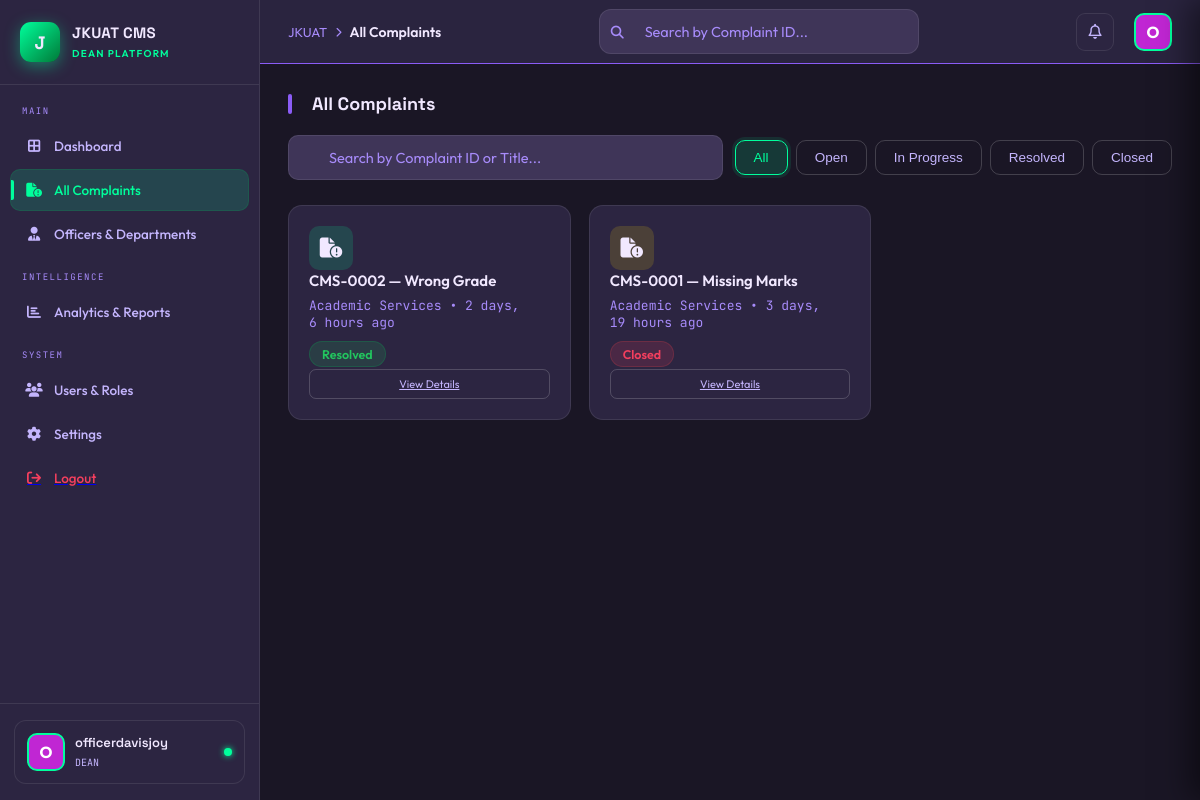
Screenshot of /accounts/dean/complaints/ (signed in) with the database file from the repository.
### accounts/models.py (models this page shows, shortened)
class Complaint(models.Model):
    STATUS_CHOICES = [
        ('open', 'Open'),
        ('in_progress', 'In Progress'),
        ('resolved', 'Resolved'),
        ('closed', 'Closed'),
        ('escalated', 'Escalated'),
    ]
    PRIORITY_CHOICES = [
        ('low', 'Low'),
        ('medium', 'Medium'),
        ('high', 'High'),
        ('urgent', 'Urgent'),
    ]
    CATEGORY_CHOICES = [
        ('academic', 'Academic Services'),
        ('ict', 'ICT & Infrastructure'),
        ('hostel', 'Hostel & Accommodation'),
        ('finance', 'Finance & Fees'),
        ('library', 'Library Services'),
        ('health', 'Health & Wellness'),
        ('other', 'Other'),
    ]
    complaint_id = models.CharField(max_length=20, unique=True, editable=False)
    complainant = models.ForeignKey(
        User,
        on_delete=models.CASCADE,
        related_name='complaints_made'
    )
    title = models.CharField(max_length=255)
    description = models.TextField()
    category = models.CharField(max_length=50, choices=CATEGORY_CHOICES, default='other')
    department = models.ForeignKey(
        Department,
        on_delete=models.SET_NULL,
        null=True,
        blank=True,
        related_name='department_complaints'
    )
    priority = models.CharField(max_length=20, choices=PRIORITY_CHOICES, default='medium')
    status = models.CharField(max_length=20, choices=STATUS_CHOICES, default='open')
    assigned_to = models.ForeignKey(
        User,
        on_delete=models.SET_NULL,
        null=True,
        blank=True,
        related_name='assigned_complaints'
    )
    date_submitted = models.DateTimeField(auto_now_add=True)
    date_updated = models.DateTimeField(auto_now=True)
    date_resolved = models.DateTimeField(null=True, blank=True)
    resolution_time_days = models.FloatField(null=True, blank=True, editable=False)

### accounts/views.py (the view)
# urls.py: path('dean/complaints/', views.dean_complaints, name='dean_complaints'),
@login_required
def dean_complaints(request):
    complaints = Complaint.objects.select_related('complainant', 'department', 'assigned_to')\
                    .order_by('-date_submitted')
    context = {
        'complaints': complaints,
    }
    return render(request, 'accounts/complaints.html', context)

### accounts/context_processors.py (called while the page is built)
def notifications(request):
    if request.user.is_authenticated:
        unread_notifications = Notification.objects.filter(recipient=request.user, is_read=False).order_by('-created_at')
        all_notifications = Notification.objects.filter(recipient=request.user).order_by('-created_at')[:20] # Last 20 notifications
        return {
            'unread_notifications_count': unread_notifications.count(),
            'notifications_list': all_notifications
        }
    return {
        'unread_notifications_count': 0,
        'notifications_list': []
    }

### accounts/templates/accounts/complaints.html (shortened to what this page needs)
{% extends "accounts/base.html" %}
{% block breadcrumb %}All Complaints{% endblock %}
{% block content %}
<div class="page-wrap active" id="page-complaints">
    <div class="section-hdr">
        <div class="section-title">All Complaints</div>
    </div>
    <div style="margin-bottom: 25px; display: flex; flex-wrap: wrap; gap: 12px; align-items: center;">
        <div class="search-wrap" style="flex: 1; min-width: 280px;">
            <input type="text" id="searchInput" placeholder="Search by Complaint ID or Title..."
                   style="width:100%; padding: 12px 16px 12px 40px; border-radius: 10px;">
        </div>
        <div style="display: flex; gap: 8px; flex-wrap: wrap;">
            <button onclick="filterComplaints('all')" class="btn-outline active" id="filter-all">All</button>
            <button onclick="filterComplaints('open')" class="btn-outline" id="filter-open">Open</button>
            <button onclick="filterComplaints('in_progress')" class="btn-outline" id="filter-in_progress">In Progress</button>
            <button onclick="filterComplaints('resolved')" class="btn-outline" id="filter-resolved">Resolved</button>
            <button onclick="filterComplaints('closed')" class="btn-outline" id="filter-closed">Closed</button>
        </div>
    </div>
    <div class="doc-grid" id="complaintsGrid">
        {% for complaint in complaints %}
        <div class="doc-card" data-status="{{ complaint.status }}" data-title="{{ complaint.title|lower }}" data-id="{{ complaint.complaint_id|lower }}">
            <div class="doc-icon" style="background:
                {% if complaint.status == 'resolved' %}var(--green-dim)
                {% elif complaint.status == 'in_progress' %}var(--gold-dim)
                {% else %}var(--gold-dim){% endif %}">
                <i class="fa-solid fa-file-circle-exclamation"></i>
            </div>
            <div>
                <div class="doc-name">{{ complaint.complaint_id }} — {{ complaint.title }}</div>
                <div class="doc-size">{{ complaint.get_category_display }} • {{ complaint.date_submitted|timesince }} ago</div>
                <span class="badge-pill
                    {% if complaint.status == 'resolved' %}pill-green
                    {% elif complaint.status == 'in_progress' %}pill-gold
                    {% else %}pill-red{% endif %}">
                    {{ complaint.get_status_display|default:complaint.status|title }}
                </span>
            </div>
            <div class="doc-actions">
                <a href="{% url 'accounts:complaint_detail' complaint.complaint_id %}" class="doc-btn">View Details</a>
            </div>
        </div>
        {% empty %}
        <div class="card" style="grid-column: 1 / -1; text-align: center; padding: 80px;">
            <p>No complaints found.</p>
        </div>
        {% endfor %}
    </div>
</div>
{% endblock %}

### accounts/templates/accounts/base.html (shortened to what this page needs)
{% load static %}
<!DOCTYPE html>
<html lang="en">
<head>
    <link rel="stylesheet" href="https://cdnjs.cloudflare.com/ajax/libs/font-awesome/6.4.0/css/all.min.css">
</head>
<body>
    <div class="shell">
        <aside class="sidebar" id="sidebar">
            <div class="brand">
                <div class="brand-logo">J</div>
                <div class="brand-info">
                    <h2>JKUAT CMS</h2>
                    <span>DEAN Platform</span>
                </div>
            </div>
            <div class="nav-links">
                <div class="nav-section">MAIN</div>
                <a href="{% url 'accounts:dean_dashboard' %}" class="nav-item {% if request.resolver_match.url_name == 'dean_dashboard' %}active{% endif %}">
                    <i class="fa-solid fa-border-all"></i> Dashboard
                </a>
                <a href="{% url 'accounts:dean_complaints' %}" class="nav-item {% if request.resolver_match.url_name == 'dean_complaints' %}active{% endif %}">
                    <i class="fa-solid fa-file-circle-exclamation"></i> All Complaints
                </a>
                <a href="{% url 'accounts:dean_officers' %}" class="nav-item {% if request.resolver_match.url_name == 'dean_officers' %}active{% endif %}">
                    <i class="fa-solid fa-user-tie"></i> Officers & Departments
                </a>
                <div class="nav-section">INTELLIGENCE</div>
                <a href="{% url 'accounts:dean_analytics' %}" class="nav-item {% if request.resolver_match.url_name == 'dean_analytics' %}active{% endif %}">
                    <i class="fa-solid fa-chart-bar"></i> Analytics & Reports
                </a>
                <div class="nav-section">SYSTEM</div>
                <a href="{% url 'accounts:dean_users' %}" class="nav-item {% if request.resolver_match.url_name == 'dean_users' %}active{% endif %}">
                    <i class="fa-solid fa-users"></i> Users & Roles
                </a>
                <a href="{% url 'accounts:dean_settings' %}" class="nav-item {% if request.resolver_match.url_name == 'dean_settings' %}active{% endif %}">
                    <i class="fa-solid fa-gear"></i> Settings
                </a>
                <a href="{% url 'accounts:user_logout' %}"><div class="nav-item logout"><i class="fa-solid fa-arrow-right-from-bracket"></i> Logout</div></a>
            </div>
            <div class="sidebar-footer">
                <div class="student-card">
                    <div class="student-avatar">{{ request.user.username|first|upper }}</div>
                    <div class="student-info">
                        <h4>{{ request.user.username|default:"Dr. Jane Mwangi" }}</h4>
                        <span>DEAN</span>
                    </div>
                    <div class="online-dot"></div>
                </div>
            </div>
        </aside>
        <main class="main">
            <header class="topbar">
                <div class="topbar-left">
                    <div class="page-breadcrumb">
                        <span>JKUAT</span>
                        <i class="fa-solid fa-chevron-right" style="font-size:10px;color:var(--txt3)"></i>
                        <strong>{% block breadcrumb %}Dashboard{% endblock %}</strong>
                    </div>
                </div>
                <form action="{% url 'accounts:global_search' %}" method="GET" class="search-wrap">
                    <i class="fa-solid fa-magnifying-glass"></i>
                    <input type="text" name="q" placeholder="Search by Complaint ID..." id="globalSearch">
                </form>
                <div class="topbar-right">
                    <div class="icon-btn" onclick="toggleNotif()">
                        <i class="fa-regular fa-bell"></i>
                    </div>
                    <div class="avatar-btn" onclick="location.href='#'">{{ request.user.username|first|upper }}</div>
                </div>
            </header>
            {% block content %}{% endblock %}
        </main>
    </div>
</body>
</html>

### accounts/templates/accounts/complaints.html (style rules this page uses)
.search-wrap input { background: var(--surf2); border: 1px solid var(--bd); color: var(--txt); font-size: 14.5px; padding: 12px 16px 12px 45px; border-radius: 12px; width: 100%; transition: all var(--transition); }
.search-wrap input::placeholder { color: var(--txt3); }
.btn-outline { padding: 9px 18px; border: 1px solid var(--bd2); background: transparent; color: var(--txt2); border-radius: 10px; font-size: 13.5px; font-weight: 500; cursor: pointer; transition: all var(--transition); }
.btn-outline.active { background: var(--green-dim); border-color: var(--green); color: var(--green); box-shadow: 0 0 0 3px rgba(0, 255, 156, 0.1); }
.doc-grid { display: grid; grid-template-columns: repeat(auto-fill, minmax(280px, 1fr)); gap: 18px; }
.doc-card { background: var(--surf); border: 1px solid var(--bd); border-radius: 14px; padding: 20px; transition: all 0.25s ease; }
.doc-name { font-size: 15px; font-weight: 600; line-height: 1.4; margin-bottom: 6px; color: var(--txt); }
.doc-size { font-size: 13px; color: var(--txt3); margin-bottom: 10px; }

### rows the page displays
Complaint: complaint_id "CMS-0002", title "Wrong Grade", category "Academic Services", date_submitted "2 days, 6 hours", status "Resolved"
Complaint: complaint_id "CMS-0001", title "Missing Marks", category "Academic Services", date_submitted "3 days, 19 hours", status "Closed"

### other values shown
{{ request.user.username|first|upper }} "O"
{{ request.user.username|default:"Dr. Jane Mwangi" }} "officerdavisjoy"
